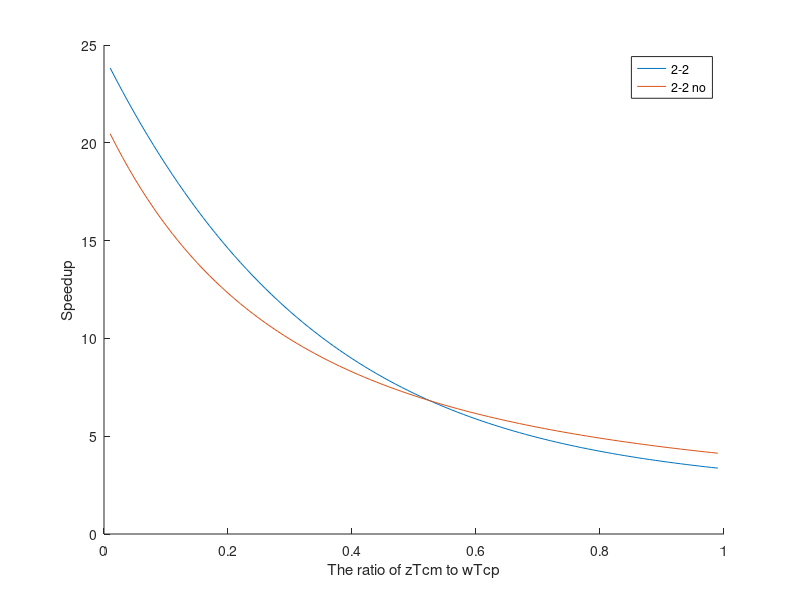

Source code (MATLAB):
%%
acc = 1/0.9;
times= [];
%min ratio
%max ratio
minr = 0.01;
maxr = 0.99;
for sigma = minr:0.01:maxr
    
    B = [1
        0
        0
        0
        0
        0
        0];
    
    A= [1 2 3 4 5 4 3 
        1 -1 0 0 0 0 0
        0 sigma-1 1 0 0 0 0
        0 sigma-1 sigma 1 0 0 0 
        0 sigma-1 sigma sigma 1 0 0 
        0 sigma-1 sigma sigma sigma 1 0
        0 sigma-1 sigma sigma sigma sigma 1];
    
    X = A\B;
    times = [times;1/X(1)];
end
times = times * acc;

X = minr:0.01:maxr;
Y = times';
hold on
plot(X,Y);

xlabel('The ratio of zTcm to wTcp');
ylabel('Speedup');

%%
times= [];
%min ratio
%max ratio
minr = 0.01;
maxr = 0.99;
for sigma = minr:0.01:maxr
    
    B = [1
        0
        0
        0
        0
        0
        0];
    tsigma = (sigma + 1);
    A= [1 2 3 4 5 4 3
        1 -tsigma 0 0 0 0 0
        1 -sigma -tsigma 0 0 0 0
        1 -sigma -sigma -tsigma 0 0 0
        1 -sigma -sigma -sigma -tsigma 0 0
        1 -sigma -sigma -sigma -sigma -tsigma 0
        1 -sigma -sigma -sigma -sigma -tsigma -tsigma];
    
    X = A\B;
    times = [times;1/X(1)];
end
times = times * acc;

X = minr:0.01:maxr;
Y = times';
plot(X,Y);

legend('2-2','2-2 no');
